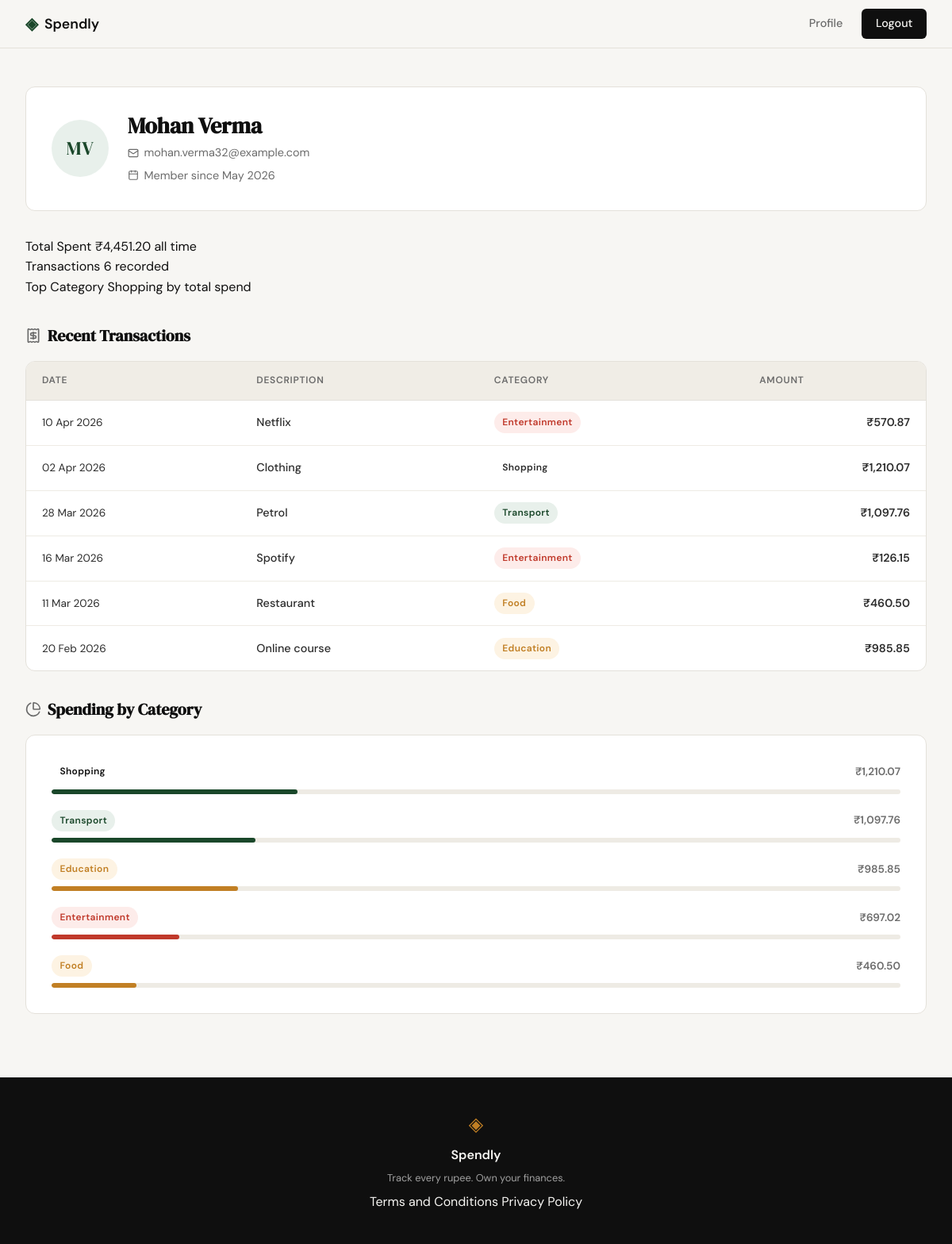
Page /profile (signed in) on the committed database.
### tables this page shows
CREATE TABLE users (
            id         INTEGER PRIMARY KEY AUTOINCREMENT,
            name       TEXT    NOT NULL,
            email      TEXT    NOT NULL UNIQUE,
            password   TEXT    NOT NULL,
            created_at TEXT    NOT NULL DEFAULT (datetime('now'))
        );

CREATE TABLE expenses (
            id          INTEGER PRIMARY KEY AUTOINCREMENT,
            user_id     INTEGER NOT NULL REFERENCES users(id),
            title       TEXT    NOT NULL,
            amount      REAL    NOT NULL,
            category    TEXT    NOT NULL,
            date        TEXT    NOT NULL,
            description TEXT
        );

### app.py (the view)
@app.route("/profile")
def profile():
    if not session.get("user_id"):
        return redirect(url_for("login"))
    user = get_user_by_id(session["user_id"])
    if user is None:
        session.clear()
        return redirect(url_for("login"))
    stats        = get_summary_stats(session["user_id"])
    transactions = get_recent_transactions(session["user_id"])
    categories   = get_category_breakdown(session["user_id"])
    return render_template("profile.html",
                           user=user, stats=stats,
                           transactions=transactions, categories=categories)

### database/db.py (called while the page is built)
def get_db():
    conn = sqlite3.connect(DB_PATH)
    conn.row_factory = sqlite3.Row
    conn.execute("PRAGMA foreign_keys = ON")
    return conn

### database/queries.py (called while the page is built)
def get_user_by_id(user_id):
    conn = get_db()
    row = conn.execute("SELECT * FROM users WHERE id = ?", (user_id,)).fetchone()
    conn.close()
    if row is None:
        return None
    created_at = datetime.fromisoformat(row["created_at"])
    return {
        "name": row["name"],
        "email": row["email"],
        "initials": "".join(w[0].upper() for w in row["name"].split()[:2]),
        "member_since": created_at.strftime("%B %Y"),
    }

def get_summary_stats(user_id):
    conn = get_db()
    rows = conn.execute(
        "SELECT amount, category FROM expenses WHERE user_id = ?", (user_id,)
    ).fetchall()
    conn.close()
    if not rows:
        return {"total_spent": "₹0.00", "tx_count": 0, "top_category": "—"}
    total = sum(r["amount"] for r in rows)
    cat_totals = {}
    for r in rows:
        cat_totals[r["category"]] = cat_totals.get(r["category"], 0) + r["amount"]
    top_cat = max(cat_totals, key=cat_totals.get)
    return {
        "total_spent": f"₹{total:,.2f}",
        "tx_count": len(rows),
        "top_category": top_cat,
    }

def get_recent_transactions(user_id, limit=10):
    conn = get_db()
    rows = conn.execute(
        "SELECT title, amount, category, date FROM expenses "
        "WHERE user_id = ? ORDER BY date DESC LIMIT ?",
        (user_id, limit),
    ).fetchall()
    conn.close()
    result = []
    for r in rows:
        d = datetime.strptime(r["date"], "%Y-%m-%d")
        result.append({
            "date": d.strftime("%d %b %Y"),
            "description": r["title"],
            "category": r["category"],
            "amount": f"₹{r['amount']:,.2f}",
        })
    return result

def get_category_breakdown(user_id):
    conn = get_db()
    rows = conn.execute(
        "SELECT category, SUM(amount) as total FROM expenses "
        "WHERE user_id = ? GROUP BY category ORDER BY total DESC",
        (user_id,),
    ).fetchall()
    conn.close()
    if not rows:
        return []
    grand_total = sum(r["total"] for r in rows)
    result = [
        {
            "name": r["category"],
            "total": f"₹{r['total']:,.2f}",
            "pct": int(r["total"] / grand_total * 100),
        }
        for r in rows
    ]
    diff = 100 - sum(item["pct"] for item in result)
    if diff and result:
        result[0]["pct"] += diff
    return result

### templates/profile.html (shortened to what this page needs)
{% extends "base.html" %}
{% block head %}
<link rel="stylesheet" href="{{ url_for('static', filename='css/profile.css') }}">
{% endblock %}
{% block content %}
<div class="profile-page">
    <div class="profile-inner">
        <div class="profile-header">
            <div class="profile-avatar">{{ user.initials }}</div>
            <div class="profile-identity">
                <h1 class="profile-name">{{ user.name }}</h1>
                <p class="profile-meta">
                    <i data-lucide="mail"></i>
                    {{ user.email }}
                </p>
                <p class="profile-meta">
                    <i data-lucide="calendar"></i>
                    Member since {{ user.member_since }}
                </p>
            </div>
        </div>
        <div class="mock-stats-row">
            <div class="mock-stat">
                <span class="mock-stat-label">Total Spent</span>
                <span class="mock-stat-value">{{ stats.total_spent }}</span>
                <span class="mock-stat-sub">all time</span>
            </div>
            <div class="mock-stat">
                <span class="mock-stat-label">Transactions</span>
                <span class="mock-stat-value">{{ stats.tx_count }}</span>
                <span class="mock-stat-sub">recorded</span>
            </div>
            <div class="mock-stat">
                <span class="mock-stat-label">Top Category</span>
                <span class="mock-stat-value">{{ stats.top_category }}</span>
                <span class="mock-stat-sub">by total spend</span>
            </div>
        </div>
        <div class="profile-section">
            <h2 class="profile-section-title">
                <i data-lucide="receipt"></i>
                Recent Transactions
            </h2>
            <div class="feature-card profile-table-card">
                <table class="tx-table">
                    <thead>
                        <tr>
                            <th>Date</th>
                            <th>Description</th>
                            <th>Category</th>
                            <th class="tx-amount-col">Amount</th>
                        </tr>
                    </thead>
                    <tbody>
                        {% for tx in transactions %}
                        <tr>
                            <td class="tx-date">{{ tx.date }}</td>
                            <td class="tx-desc">{{ tx.description }}</td>
                            <td>
                                <span class="tx-badge tx-badge--{{ tx.category | lower }}">
                                    {{ tx.category }}
                                </span>
                            </td>
                            <td class="tx-amount">{{ tx.amount }}</td>
                        </tr>
                        {% endfor %}
                    </tbody>
                </table>
            </div>
        </div>
        <div class="profile-section">
            <h2 class="profile-section-title">
                <i data-lucide="pie-chart"></i>
                Spending by Category
            </h2>
            <div class="feature-card">
                <div class="cat-list">
                    {% for cat in categories %}
                    <div class="cat-row">
                        <div class="cat-meta">
                            <span class="tx-badge tx-badge--{{ cat.name | lower }}">{{ cat.name }}</span>
                            <span class="cat-total">{{ cat.total }}</span>
                        </div>
                        <div class="mock-bar-track">
                            <div class="mock-bar cat-bar--{{ cat.name | lower }}" style="width: {{ cat.pct }}%"></div>
                        </div>
                    </div>
                    {% endfor %}
                </div>
            </div>
        </div>
    </div>
</div>
{% endblock %}

### static/css/style.css (style rules this page uses)
:root { --ink: #0f0f0f; --ink-soft: #2d2d2d; --ink-muted: #6b6b6b; --ink-faint: #a0a0a0; --paper: #f7f6f3; --paper-warm: #f0ede6; --paper-card: #ffffff; --accent: #1a472a; --accent-light: #e8f0eb; --accent-2: #c17f24; --accent-2-light: #fdf3e3; --danger: #c0392b; --danger-light: #fdecea; --border: #e4e1da; --border-soft: #eeebe4; --font-display: 'DM Serif Display', Georgia, serif; --font-body: 'DM Sans', system-ui, sans-serif; --max-width: 1200px; --auth-width: 440px; --radius-sm: 6px; --radius-md: 12px; --radius-lg: 20px; }
*, *::before, *::after { box-sizing: border-box; margin: 0; padding: 0; }
html { font-size: 16px; scroll-behavior: smooth; }
body { background: var(--paper); color: var(--ink); font-family: var(--font-body); font-size: 1rem; line-height: 1.6; -webkit-font-smoothing: antialiased; }
.mock-bar-track { height: 6px; background: var(--border-soft); border-radius: 999px; overflow: hidden; }
.mock-bar { height: 100%; background: var(--accent); border-radius: 999px; transition: width 0.6s ease; }
.feature-card { background: var(--paper-card); border: 1px solid var(--border); border-radius: var(--radius-md); padding: 2rem; }

### static/css/profile.css (style rules this page uses)
.profile-page { padding: 3rem 2rem 5rem; }
.profile-inner { max-width: var(--max-width); margin: 0 auto; display: flex; flex-direction: column; gap: 2rem; }
.profile-header { background: var(--paper-card); border: 1px solid var(--border); border-radius: var(--radius-md); padding: 2rem; display: flex; align-items: center; gap: 1.5rem; }
.profile-avatar { width: 72px; height: 72px; border-radius: 50%; background: var(--accent-light); color: var(--accent); font-family: var(--font-display); font-size: 1.5rem; display: flex; align-items: center; justify-content: center; flex-shrink: 0; letter-spacing: 0.02em; }
.profile-identity { display: flex; flex-direction: column; gap: 0.35rem; }
.profile-name { font-family: var(--font-display); font-size: 1.75rem; color: var(--ink); line-height: 1.2; margin: 0; }
.profile-meta { display: flex; align-items: center; gap: 0.4rem; font-size: 0.9rem; color: var(--ink-muted); }
.profile-meta svg { width: 14px; height: 14px; flex-shrink: 0; }
.profile-section { display: flex; flex-direction: column; gap: 1rem; }
.profile-section-title { font-family: var(--font-display); font-size: 1.25rem; color: var(--ink); display: flex; align-items: center; gap: 0.5rem; margin: 0; }
.profile-section-title svg { width: 20px; height: 20px; color: var(--ink-muted); flex-shrink: 0; }
.profile-table-card { padding: 0; overflow: hidden; }
.tx-table { width: 100%; border-collapse: collapse; font-size: 0.9rem; }
.tx-table thead th { padding: 0.9rem 1.25rem; text-align: left; font-size: 0.75rem; font-weight: 600; text-transform: uppercase; letter-spacing: 0.06em; color: var(--ink-muted); background: var(--paper-warm); border-bottom: 1px solid var(--border); }
.tx-table tbody tr { border-bottom: 1px solid var(--border-soft); transition: background 0.15s; }
.tx-table tbody tr:last-child { border-bottom: none; }
.tx-table tbody td { padding: 0.9rem 1.25rem; color: var(--ink-soft); vertical-align: middle; }
.tx-date { color: var(--ink-muted); font-size: 0.85rem; white-space: nowrap; }
.tx-desc { color: var(--ink); font-weight: 500; }
.tx-amount-col { text-align: right; }
.tx-amount { text-align: right; font-weight: 600; color: var(--ink); font-variant-numeric: tabular-nums; }
.tx-badge { display: inline-block; padding: 0.25rem 0.65rem; border-radius: 999px; font-size: 0.75rem; font-weight: 600; letter-spacing: 0.03em; white-space: nowrap; }
.tx-badge--food { background: var(--accent-2-light); color: var(--accent-2); }
.tx-badge--transport { background: var(--accent-light); color: var(--accent); }
.tx-badge--entertainment { background: var(--danger-light); color: var(--danger); }
.tx-badge--education { background: var(--accent-2-light); color: var(--accent-2); }
.cat-list { display: flex; flex-direction: column; gap: 1.25rem; }
.cat-row { display: flex; flex-direction: column; gap: 0.5rem; }
.cat-meta { display: flex; align-items: center; justify-content: space-between; }
.cat-total { font-size: 0.85rem; font-weight: 600; color: var(--ink-muted); font-variant-numeric: tabular-nums; }
.cat-bar--food { background: var(--accent-2); }
.cat-bar--transport { background: var(--accent); }
.cat-bar--entertainment { background: var(--danger); }
.cat-bar--education { background: var(--accent-2); }

### rows in the picture
users: name "Mohan Verma", email "mohan.verma32@example.com"
expenses: top_category "Shopping", date "02 Apr 2026", description "Clothing", category "Shopping", amount "₹1,210.07"
expenses: date "10 Apr 2026", description "Netflix", category "Entertainment", amount "₹570.87"
expenses: date "28 Mar 2026", description "Petrol", category "Transport", amount "₹1,097.76"
expenses: date "16 Mar 2026", description "Spotify", category "Entertainment", amount "₹126.15"
expenses: date "11 Mar 2026", description "Restaurant", category "Food", amount "₹460.50"
expenses: date "20 Feb 2026", description "Online course", category "Education", amount "₹985.85"

### other values in the picture
{{ user.initials }} "MV"
{{ user.member_since }} "May 2026"
{{ stats.total_spent }} "₹4,451.20"
{{ stats.tx_count }} "6"
{{ cat.name }} "Shopping" "Transport" "Education" "Entertainment" "Food"
{{ cat.total }} "₹1,210.07" "₹1,097.76" "₹985.85" "₹697.02" "₹460.50"
